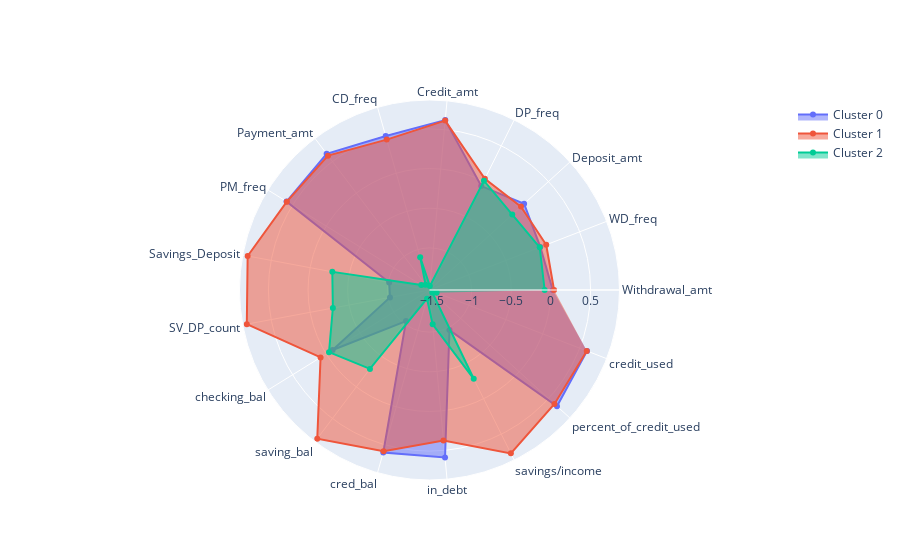

The notebook cell saved with this chart:
### Code cell
#Radar plot

# 1: import plotly.graphobjects
import plotly.graph_objects as go

# 2: Plot features (columns) as theta (angle). Use the data grouped by the clusters
angle = df_rad.columns  

# 3: Initialize plot/figure
chart = go.Figure()

# Loop over each cluster in mean_df
for i in range(3):
    # Select column values in mean_df
    radius = df_rad.loc[i] .values

# Plot values
    chart .add_trace(go.Scatterpolar
        (r = radius,
        theta = angle,
        fill = "toself",
        name = f'Cluster {i}'
            )
        )
# Add labels etc
chart.update_layout(
    polar=dict (  radialaxis = dict (visible = True)  ),
    showlegend=True
        )
chart.show()

### Figure 1 — Plotly figure (JSON) as saved in the notebook; plotly's stock layout.template omitted (floating-point values rounded to 4 significant figures)
{"data": [{"fill": "toself", "name": "Cluster 0", "r": [0.02235, -0.0327, 0.08294, -0.06753, 0.6202, 0.4869, 0.6211, 0.5889, -1.014, -1.024, -0.0945, -1.04, 0.5987, 0.5902, -0.9665, 0.6441, 0.5985], "theta": ["Withdrawal_amt", "WD_freq", "Deposit_amt", "DP_freq", "Credit_amt", "CD_freq", "Payment_amt", "PM_freq", "Savings_Deposit", "SV_DP_count", "checking_bal", "saving_bal", "cred_bal", "in_debt", "savings/income", "percent_of_credit_used", "credit_used"], "type": "scatterpolar"}, {"fill": "toself", "name": "Cluster 1", "r": [0.03949, 0.04705, 0.02924, 0.03505, 0.6138, 0.4403, 0.5918, 0.5845, 0.8015, 0.8122, 0.08428, 0.8172, 0.5835, 0.3758, 0.7699, 0.6009, 0.5954], "theta": ["Withdrawal_amt", "WD_freq", "Deposit_amt", "DP_freq", "Credit_amt", "CD_freq", "Payment_amt", "PM_freq", "Savings_Deposit", "SV_DP_count", "checking_bal", "saving_bal", "cred_bal", "in_debt", "savings/income", "percent_of_credit_used", "credit_used"], "type": "scatterpolar"}, {"fill": "toself", "name": "Cluster 2", "r": [-0.07945, -0.04099, -0.1189, 0.008524, -1.482, -1.101, -1.45, -1.41, -0.2846, -0.2917, -0.04091, -0.285, -1.417, -1.098, -0.2805, -1.484, -1.435], "theta": ["Withdrawal_amt", "WD_freq", "Deposit_amt", "DP_freq", "Credit_amt", "CD_freq", "Payment_amt", "PM_freq", "Savings_Deposit", "SV_DP_count", "checking_bal", "saving_bal", "cred_bal", "in_debt", "savings/income", "percent_of_credit_used", "credit_used"], "type": "scatterpolar"}], "layout": {"autosize": true, "polar": {"angularaxis": {"type": "category"}, "radialaxis": {"autorange": true, "range": [-1.589, 0.9218], "type": "linear", "visible": true}}, "showlegend": true}}
